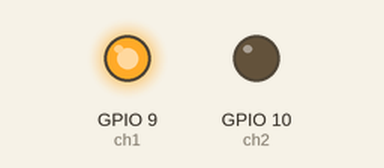
Recording of a program running on a simulated ESP32-S3. Parts: output pins drawn as LEDs (lit = HIGH).

Above: at 0.05 s.
At 1.25 s:
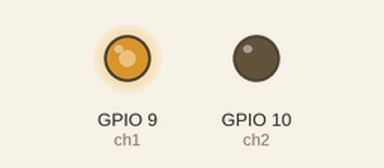
At 2.5 s:
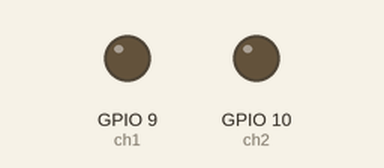
At 5.0 s:
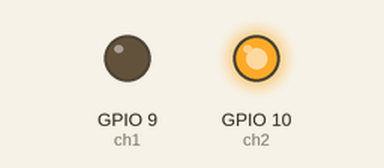
Timing chart, 0 to 6.5 s (numbered marks = the images above):
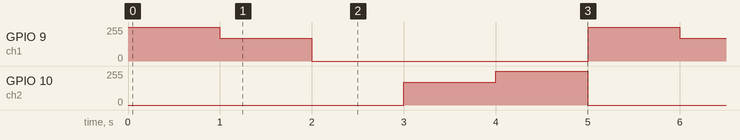

Measured:
- by itself, GPIO 9 (ch1): repeats every 5.0 s: 170/255 1.0 s, 0/255 3.0 s, 255/255 1.0 s
- by itself, GPIO 10 (ch2): repeats every 5.0 s: 255/255 1.0 s, 0/255 3.0 s, 170/255 1.0 s

The program:

main.cpp
```cpp
#include <Arduino.h>
#include <esp32-hal-ledc.h>

int ch1 = 9;
int ch2 = 10;

void setup() {
  // ledcAttachPin(9, ch1);
  // ledcAttachPin(10, ch2);
  // ledcChangeFrequency()
}

void loop() {
  analogWrite(ch1, 255);
  delay(1000);
  analogWrite(ch1, 170);
  delay(1000);
  analogWrite(ch1, 0);
  delay(1000);
  analogWrite(ch2, 170);
  delay(1000);
  analogWrite(ch2, 255);
  delay(1000);
  analogWrite(ch2, 0);

}
```
